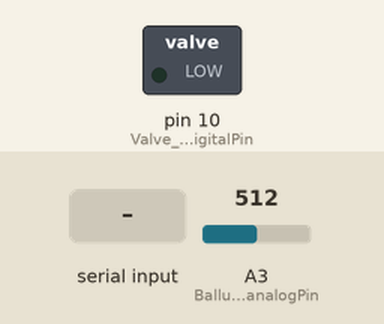
Bench run of a sketch on a simulated Arduino Uno, built with avr-gcc and run on an emulated ATmega328P. On the bench: switched loads named in the sketch (green lamp = pin HIGH). The inputs (shaded band) are chosen by the test bench; at power-on: A3 (Balluff_In_analogPin) = 512.

Above: at 1.2 s.
1.3 s: "Reward." received over Serial
At 2.5 s:
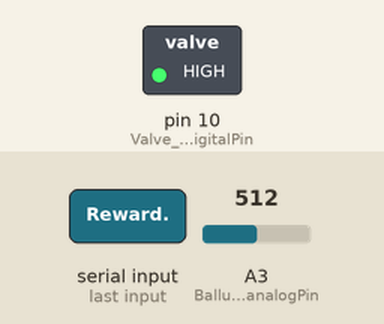
2.8 s: "Stop." received over Serial
At 3.6 s:
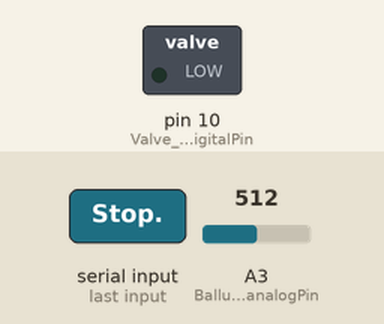
Timing chart, 0 to 5.8 s (numbered marks = the images above; inputs shaded):
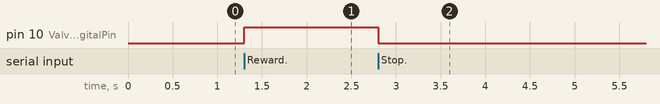

Measured:
- after the input at 1.3 s, pin 10 (Valve_Out_digitalPin): LOW → HIGH at once
- after the input at 2.8 s, pin 10 (Valve_Out_digitalPin): HIGH → LOW at once

The sketch:

Reward_pilot.ino
```cpp
const int Balluff_In_analogPin = 3;  // Analog input pin that the potentiometer is attached to
const int Valve_Out_digitalPin = 10;  // Analog output pin that the LED is attached to
const long Balluf_Threshold_for_reward = 511; // Must be between 0 and 1023 (0 corresponds to 0 Volts, 1023 corresponds to 5V, therefore 511 correponds to approximately 2.5 Volts)

long Balluff_capacitance = 0;  // value read from the pot  (goes from 0 to 1023). In reality, the Balluff will send 0 or 1023, so finally, there is no need for an analog pin
int Reward_authorization = 0;
int Licking_status = 0;

String order_from_computer;

void setup() {
  pinMode(Balluff_In_analogPin, INPUT);
  pinMode(Valve_Out_digitalPin, OUTPUT);

  Serial.begin(115200);
  Serial.setTimeout(1);
}

void  loop() {
  // Is the mouse granted a reward ? It reads meassges from computer to know
  order_from_computer = Serial.readStringUntil('.');

  if (order_from_computer == "Reward"){
    Reward_authorization = 1;
  }
  if (order_from_computer == "Stop"){
    Reward_authorization = 0;
  }
  if (order_from_computer == "Punish"){
    Reward_authorization = 0;
  }

  // Is the mouse licking ?
  Balluff_capacitance = analogRead(Balluff_In_analogPin);

  if (Balluff_capacitance > Balluf_Threshold_for_reward) {
    Licking_status = 1;
  } else {
    Licking_status = 0;
  }

  // Delivery of the reward
  if ((Reward_authorization == 1) && (Licking_status == 1)) {
    // Opening of the lick-port
    digitalWrite(Valve_Out_digitalPin, HIGH);
    // Sending informatioin to the computer (Not required anymore as integrated in Open-ePhys)
    // Serial.println("Licking the reward");

  } else if ((Reward_authorization == 0) && (Licking_status == 1)) {
    // Closing of the lick-port
    digitalWrite(Valve_Out_digitalPin, LOW);
    // Sending informatioin to the computer (Not required anymore as integrated in Open-ePhys)
    // Serial.println("Licking nothing");
  }

  else {
    // Closing of the lick-port
    digitalWrite(Valve_Out_digitalPin, LOW);
    // Sending informatioin to the computer (Not required anymore as integrated in Open-ePhys)
    // Serial.println("Nothing happens");
  }


  //delay(100);


}
```
